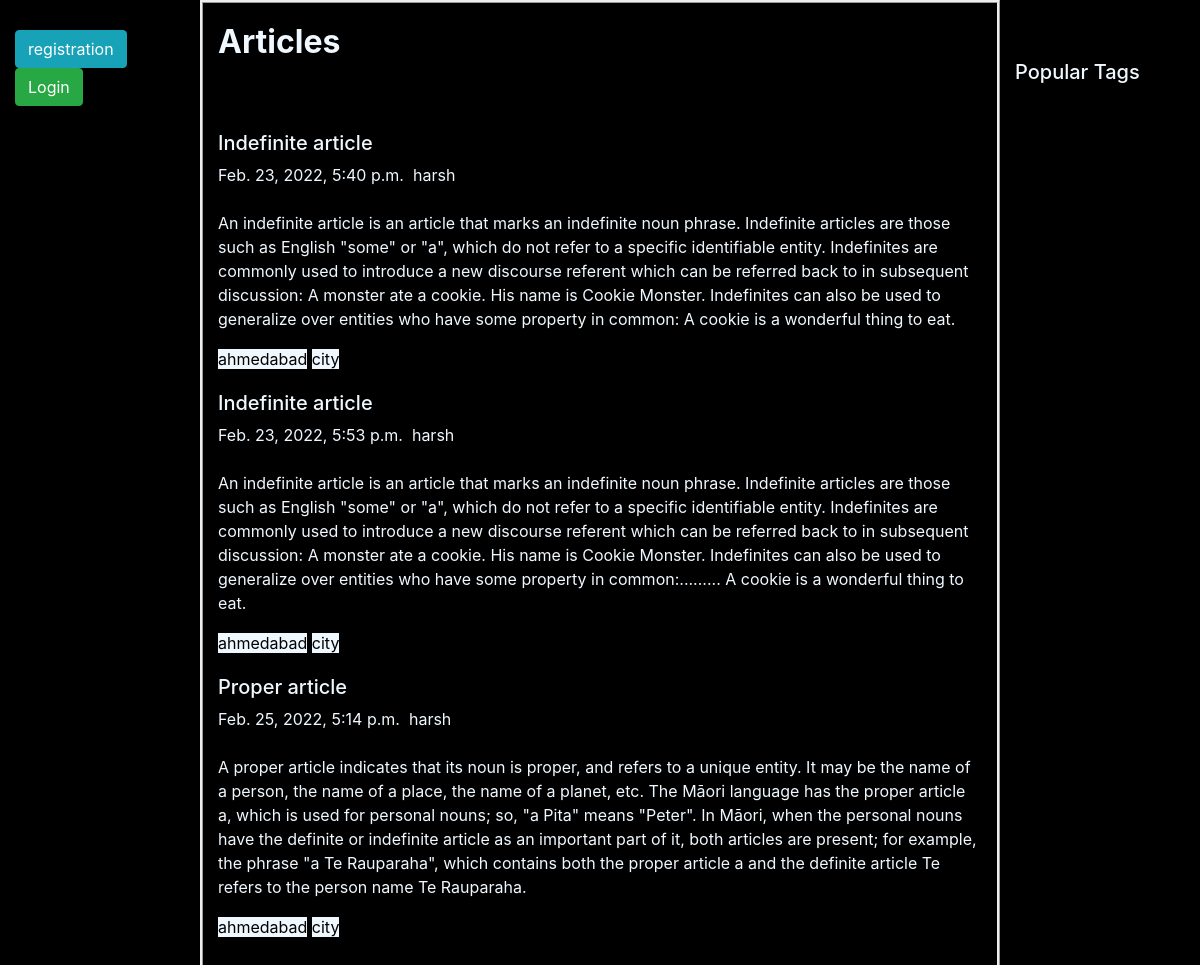
/tag_data/city, run on the app's committed database.
### article/models.py (models this page shows)
class Article(models.Model):
    user = models.ForeignKey(User,on_delete=models.CASCADE)
    title = models.CharField(max_length=100)
    content = models.CharField(max_length=500)
    draft = models.BooleanField(default=False)
    date = models.DateTimeField(default=datetime.now())

### article/views.py (the view)
# urls.py: path("",views.article_list,name=""),
def article_list(request,tag_name=None):
    if tag_name==None:
        article_data=Article_tag.objects.filter(article__draft=False).values("article_id","article__user__first_name","article__title","article__content","article_tag","article__date")
        all_tags = []
        tag_split={}
        for q in article_data:
            all_tags+= q["article_tag"].split(",")
            tag_id=q["article_id"]
            tag_split[tag_id]=q["article_tag"].split(",")
        tag = Tag.objects.filter(tag_name__in=all_tags).values('tag_name')
        tags={}
        for i in tag:
            tag_na=i["tag_name"]
            tag_count=all_tags.count(tag_na)
            tags[tag_na]=tag_count
        paginator = Paginator(article_data, 5)
        page_number = request.GET.get('page')
        article_data = paginator.get_page(page_number)
        return render(request,"articles.html",{'article_data':article_data,'tags':tags,'tag_split':tag_split})
    else:
        article_data=Article_tag.objects.filter(article__draft=False,article_tag__contains=tag_name).values("article_id","article__user__first_name","article__title","article__content","article_tag","article__date")
        tag_split={}
        for i in article_data:
            tag_name=i["article_tag"].split(",")
            tag_id=i["article_id"]
            tag_split[tag_id]=tag_name
        return render(request,"articles.html",{'article_data':article_data,'tag_split':tag_split})

### article/templates/articles.html (shortened to what this page needs)
<!DOCTYPE html>
<html lang="en">
<head>
<link rel="stylesheet" href="https://maxcdn.bootstrapcdn.com/bootstrap/4.5.2/css/bootstrap.min.css">
</head>
<body style="background-color: black;">
    <div class="container-fluid">
        <div class="row">
          <div class="col-sm-2" >
            <div class="header__actions">
              {% if user.is_authenticated %}
              <a href="/user_logout" class="btn btn-warning" style="margin-top:20px;">Logout</a>
              <div style="color: aliceblue;margin-top:20px;"><h4>Welcome {{request.user.first_name}}</h4></div>
              {% else %}
              <div style="margin-top:30px;"s>
              <a href="/user_registration" class="btn btn-info"  >registration</a>
            <a href="/user_login" class="btn btn-success">Login</a>
          </div>
              {% endif %}
          {% if article_dataa %}
        </div>
      </div>
      <div class="col-sm-8" style="border-style: ridge;color: aliceblue;">
          <h2 style="margin-top:20px;"><b>Articles</b></h2>
          <div style="margin-top:70px;">
        {% for x in article_dataa %}
        <div style="margin-top: 20px;"><h5>{{x.article__title}}</h5></div>
        <div><span>{{x.article__date}}</span>&nbsp;&nbsp;<span>{{x.article__user__first_name}}</span></div><br>
        <div><p>{{x.article__content}}</p></div>
        {% for key,value in all.items %}
                {% if key == x.article_id %}
                {% for i in value %}
                <span style="background-color: aliceblue; color: black;">{{i}}</span>
            {% endfor %}
            {% endif %}
                {% endfor %}
        {% endfor %}
      </div>
      </div>
          {% else %}
          </div>
          </div>
          <div class="col-sm-8" style="border-style: ridge;color: aliceblue;">
              <h2 style="margin-top:20px;"><b>Articles</b></h2>
              <div style="margin-top:70px;">
            {% for x in article_data %}
            <div style="margin-top: 20px;"><h5>{{x.article__title}}</h5></div>
            <div><span>{{x.article__date}}</span>&nbsp;&nbsp;<span>{{x.article__user__first_name}}</span></div><br>
            <div><p>{{x.article__content}}</p></div>
              {% for key,value in tag_split.items %}
                {% if key == x.article_id %}
                {% for i in value %}
                  <span style="background-color: aliceblue; color: black;">{{i}}</span>
            {% endfor %}
            {% endif %}
                {% endfor %}
            {% endfor %}
      <div class="container p-4">
        </div>
          </div>
          </div>
          {% endif %}
          <div class="col-sm-2">
              <div style="margin-top:60px;color: aliceblue;" ><h5>Popular Tags</h5></div>
          </div>
        </div>
      </div>
</body>
</html>

### data on the page
Article: article__title "Indefinite article", article__date "Feb. 23, 2022, 5:40 p.m.", article__user__first_name "harsh", article__content "An indefinite article is an article that marks an indefinite noun phrase. Indefinite articles are those such as English \"some\" or \"a\", which do not refer to a specific identifiable entity. Indefinites are commonly used to introduce a new discourse referent which can be referred back to in subsequent discussion: A monster ate a cookie. His name is Cookie Monster. Indefinites can also be used to generalize over entities who have some property in common: A cookie is a wonderful thing to eat.", value "ahmedabad" "city"
Article: article__title "Indefinite article", article__date "Feb. 23, 2022, 5:53 p.m.", article__user__first_name "harsh", article__content "An indefinite article is an article that marks an indefinite noun phrase. Indefinite articles are those such as English \"some\" or \"a\", which do not refer to a specific identifiable entity. Indefinites are commonly used to introduce a new discourse referent which can be referred back to in subsequent discussion: A monster ate a cookie. His name is Cookie Monster. Indefinites can also be used to generalize over entities who have some property in common:......... A cookie is a wonderful thing to eat.", value "ahmedabad" "city"
Article: article__title "Proper article", article__date "Feb. 25, 2022, 5:14 p.m.", article__user__first_name "harsh", article__content "A proper article indicates that its noun is proper, and refers to a unique entity. It may be the name of a person, the name of a place, the name of a planet, etc. The Māori language has the proper article a, which is used for personal nouns; so, \"a Pita\" means \"Peter\". In Māori, when the personal nouns have the definite or indefinite article as an important part of it, both articles are present; for example, the phrase \"a Te Rauparaha\", which contains both the proper article a and the definite article Te refers to the person name Te Rauparaha.", value "ahmedabad" "city"
